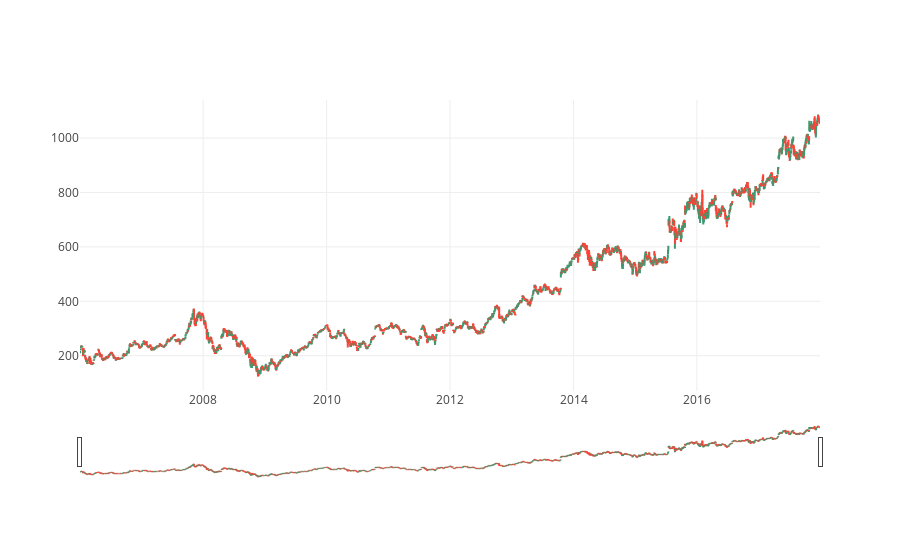

Notebook code cell kept with this figure:
### Code cell
trace = go.Ohlc(x=google.index,
                open=google.Open,
                high=google.High,
                low=google.Low,
                close=google.Close)
data = [trace]
iplot(data, filename='simple_ohlc')

### Figure 1 — Plotly figure (JSON) as saved in the notebook; plotly's stock layout.template omitted (floating-point values rounded to 4 significant figures; data arrays with more than 128 entries replaced by an {"elided": "..."} marker saying what was removed)
{"data": [{"close": {"elided": "3019 float values"}, "high": {"elided": "3019 float values"}, "low": {"elided": "3019 float values"}, "open": {"elided": "3019 float values"}, "type": "ohlc", "uid": "e4ac62cd-3465-40cb-9f7a-5f4a93c67e3f", "x": {"elided": "3019 str values"}}], "layout": {}}
